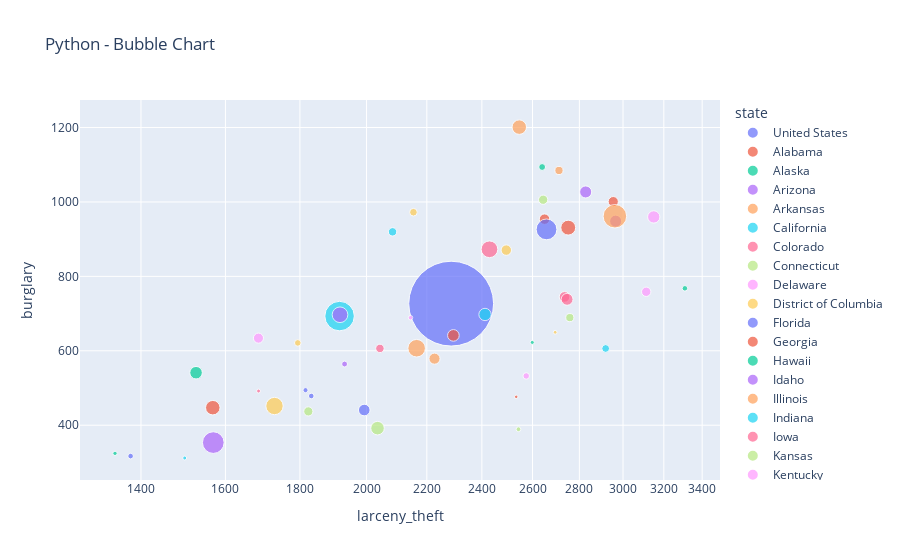

Write notebook code for a chart like this one.
### Code cell
# Python Bubble Chart

fig = px.scatter(df, x="larceny_theft", y="burglary", title='Python - Bubble Chart',
	         size="population", color="state",
                 hover_name="state", log_x=True, size_max=60)
fig.show()

### Figure 1 — Plotly figure (JSON) as saved in the notebook; plotly's stock layout.template omitted (floating-point values rounded to 4 significant figures)
{"data": [{"hovertemplate": "<b>%{hovertext}</b><br><br>state=United States<br>larceny_theft=%{x}<br>burglary=%{y}<br>population=%{marker.size}<extra></extra>", "hovertext": ["United States"], "legendgroup": "United States", "marker": {"color": "#636efa", "size": [295753151], "sizemode": "area", "sizeref": 82150.0, "symbol": "circle"}, "mode": "markers", "name": "United States", "orientation": "v", "showlegend": true, "type": "scatter", "x": [2286.0], "xaxis": "x", "y": [726.7], "yaxis": "y"}, {"hovertemplate": "<b>%{hovertext}</b><br><br>state=Alabama<br>larceny_theft=%{x}<br>burglary=%{y}<br>population=%{marker.size}<extra></extra>", "hovertext": ["Alabama"], "legendgroup": "Alabama", "marker": {"color": "#EF553B", "size": [4545049], "sizemode": "area", "sizeref": 82150.0, "symbol": "circle"}, "mode": "markers", "name": "Alabama", "orientation": "v", "showlegend": true, "type": "scatter", "x": [2650.0], "xaxis": "x", "y": [953.8], "yaxis": "y"}, {"hovertemplate": "<b>%{hovertext}</b><br><br>state=Alaska<br>larceny_theft=%{x}<br>burglary=%{y}<br>population=%{marker.size}<extra></extra>", "hovertext": ["Alaska"], "legendgroup": "Alaska", "marker": {"color": "#00cc96", "size": [669488], "sizemode": "area", "sizeref": 82150.0, "symbol": "circle"}, "mode": "markers", "name": "Alaska", "orientation": "v", "showlegend": true, "type": "scatter", "x": [2599.0], "xaxis": "x", "y": [622.5], "yaxis": "y"}, {"hovertemplate": "<b>%{hovertext}</b><br><br>state=Arizona<br>larceny_theft=%{x}<br>burglary=%{y}<br>population=%{marker.size}<extra></extra>", "hovertext": ["Arizona"], "legendgroup": "Arizona", "marker": {"color": "#ab63fa", "size": [5974834], "sizemode": "area", "sizeref": 82150.0, "symbol": "circle"}, "mode": "markers", "name": "Arizona", "orientation": "v", "showlegend": true, "type": "scatter", "x": [2965.0], "xaxis": "x", "y": [948.4], "yaxis": "y"}, {"hovertemplate": "<b>%{hovertext}</b><br><br>state=Arkansas<br>larceny_theft=%{x}<br>burglary=%{y}<br>population=%{marker.size}<extra></extra>", "hovertext": ["Arkansas"], "legendgroup": "Arkansas", "marker": {"color": "#FFA15A", "size": [2776221], "sizemode": "area", "sizeref": 82150.0, "symbol": "circle"}, "mode": "markers", "name": "Arkansas", "orientation": "v", "showlegend": true, "type": "scatter", "x": [2711.0], "xaxis": "x", "y": [1085.0], "yaxis": "y"}, {"hovertemplate": "<b>%{hovertext}</b><br><br>state=California<br>larceny_theft=%{x}<br>burglary=%{y}<br>population=%{marker.size}<extra></extra>", "hovertext": ["California"], "legendgroup": "California", "marker": {"color": "#19d3f3", "size": [35795255], "sizemode": "area", "sizeref": 82150.0, "symbol": "circle"}, "mode": "markers", "name": "California", "orientation": "v", "showlegend": true, "type": "scatter", "x": [1916.0], "xaxis": "x", "y": [693.3], "yaxis": "y"}, {"hovertemplate": "<b>%{hovertext}</b><br><br>state=Colorado<br>larceny_theft=%{x}<br>burglary=%{y}<br>population=%{marker.size}<extra></extra>", "hovertext": ["Colorado"], "legendgroup": "Colorado", "marker": {"color": "#FF6692", "size": [4660780], "sizemode": "area", "sizeref": 82150.0, "symbol": "circle"}, "mode": "markers", "name": "Colorado", "orientation": "v", "showlegend": true, "type": "scatter", "x": [2735.0], "xaxis": "x", "y": [744.8], "yaxis": "y"}, {"hovertemplate": "<b>%{hovertext}</b><br><br>state=Connecticut<br>larceny_theft=%{x}<br>burglary=%{y}<br>population=%{marker.size}<extra></extra>", "hovertext": ["Connecticut"], "legendgroup": "Connecticut", "marker": {"color": "#B6E880", "size": [3477416], "sizemode": "area", "sizeref": 82150.0, "symbol": "circle"}, "mode": "markers", "name": "Connecticut", "orientation": "v", "showlegend": true, "type": "scatter", "x": [1824.0], "xaxis": "x", "y": [437.1], "yaxis": "y"}, {"hovertemplate": "<b>%{hovertext}</b><br><br>state=Delaware<br>larceny_theft=%{x}<br>burglary=%{y}<br>population=%{marker.size}<extra></extra>", "hovertext": ["Delaware"], "legendgroup": "Delaware", "marker": {"color": "#FF97FF", "size": [839906], "sizemode": "area", "sizeref": 82150.0, "symbol": "circle"}, "mode": "markers", "name": "Delaware", "orientation": "v", "showlegend": true, "type": "scatter", "x": [2144.0], "xaxis": "x", "y": [688.9], "yaxis": "y"}, {"hovertemplate": "<b>%{hovertext}</b><br><br>state=District of Columbia<br>larceny_theft=%{x}<br>burglary=%{y}<br>population=%{marker.size}<extra></extra>", "hovertext": ["District of Columbia"], "legendgroup": "District of Columbia", "marker": {"color": "#FECB52", "size": [582049], "sizemode": "area", "sizeref": 82150.0, "symbol": "circle"}, "mode": "markers", "name": "District of Columbia", "orientation": "v", "showlegend": true, "type": "scatter", "x": [2695.0], "xaxis": "x", "y": [649.7], "yaxis": "y"}, {"hovertemplate": "<b>%{hovertext}</b><br><br>state=Florida<br>larceny_theft=%{x}<br>burglary=%{y}<br>population=%{marker.size}<extra></extra>", "hovertext": ["Florida"], "legendgroup": "Florida", "marker": {"color": "#636efa", "size": [17783868], "sizemode": "area", "sizeref": 82150.0, "symbol": "circle"}, "mode": "markers", "name": "Florida", "orientation": "v", "showlegend": true, "type": "scatter", "x": [2658.0], "xaxis": "x", "y": [926.3], "yaxis": "y"}, {"hovertemplate": "<b>%{hovertext}</b><br><br>state=Georgia<br>larceny_theft=%{x}<br>burglary=%{y}<br>population=%{marker.size}<extra></extra>", "hovertext": ["Georgia"], "legendgroup": "Georgia", "marker": {"color": "#EF553B", "size": [9097428], "sizemode": "area", "sizeref": 82150.0, "symbol": "circle"}, "mode": "markers", "name": "Georgia", "orientation": "v", "showlegend": true, "type": "scatter", "x": [2751.0], "xaxis": "x", "y": [931.0], "yaxis": "y"}, {"hovertemplate": "<b>%{hovertext}</b><br><br>state=Hawaii<br>larceny_theft=%{x}<br>burglary=%{y}<br>population=%{marker.size}<extra></extra>", "hovertext": ["Hawaii"], "legendgroup": "Hawaii", "marker": {"color": "#00cc96", "size": [1266117], "sizemode": "area", "sizeref": 82150.0, "symbol": "circle"}, "mode": "markers", "name": "Hawaii", "orientation": "v", "showlegend": true, "type": "scatter", "x": [3308.0], "xaxis": "x", "y": [767.9], "yaxis": "y"}, {"hovertemplate": "<b>%{hovertext}</b><br><br>state=Idaho<br>larceny_theft=%{x}<br>burglary=%{y}<br>population=%{marker.size}<extra></extra>", "hovertext": ["Idaho"], "legendgroup": "Idaho", "marker": {"color": "#ab63fa", "size": [1425862], "sizemode": "area", "sizeref": 82150.0, "symbol": "circle"}, "mode": "markers", "name": "Idaho", "orientation": "v", "showlegend": true, "type": "scatter", "x": [1932.0], "xaxis": "x", "y": [564.4], "yaxis": "y"}, {"hovertemplate": "<b>%{hovertext}</b><br><br>state=Illinois<br>larceny_theft=%{x}<br>burglary=%{y}<br>population=%{marker.size}<extra></extra>", "hovertext": ["Illinois"], "legendgroup": "Illinois", "marker": {"color": "#FFA15A", "size": [12674452], "sizemode": "area", "sizeref": 82150.0, "symbol": "circle"}, "mode": "markers", "name": "Illinois", "orientation": "v", "showlegend": true, "type": "scatter", "x": [2165.0], "xaxis": "x", "y": [606.9], "yaxis": "y"}, {"hovertemplate": "<b>%{hovertext}</b><br><br>state=Indiana<br>larceny_theft=%{x}<br>burglary=%{y}<br>population=%{marker.size}<extra></extra>", "hovertext": ["Indiana"], "legendgroup": "Indiana", "marker": {"color": "#19d3f3", "size": [6253120], "sizemode": "area", "sizeref": 82150.0, "symbol": "circle"}, "mode": "markers", "name": "Indiana", "orientation": "v", "showlegend": true, "type": "scatter", "x": [2412.0], "xaxis": "x", "y": [697.6], "yaxis": "y"}, {"hovertemplate": "<b>%{hovertext}</b><br><br>state=Iowa<br>larceny_theft=%{x}<br>burglary=%{y}<br>population=%{marker.size}<extra></extra>", "hovertext": ["Iowa"], "legendgroup": "Iowa", "marker": {"color": "#FF6692", "size": [2949450], "sizemode": "area", "sizeref": 82150.0, "symbol": "circle"}, "mode": "markers", "name": "Iowa", "orientation": "v", "showlegend": true, "type": "scatter", "x": [2043.0], "xaxis": "x", "y": [606.4], "yaxis": "y"}, {"hovertemplate": "<b>%{hovertext}</b><br><br>state=Kansas<br>larceny_theft=%{x}<br>burglary=%{y}<br>population=%{marker.size}<extra></extra>", "hovertext": ["Kansas"], "legendgroup": "Kansas", "marker": {"color": "#B6E880", "size": [2741771], "sizemode": "area", "sizeref": 82150.0, "symbol": "circle"}, "mode": "markers", "name": "Kansas", "orientation": "v", "showlegend": true, "type": "scatter", "x": [2758.0], "xaxis": "x", "y": [689.2], "yaxis": "y"}, {"hovertemplate": "<b>%{hovertext}</b><br><br>state=Kentucky<br>larceny_theft=%{x}<br>burglary=%{y}<br>population=%{marker.size}<extra></extra>", "hovertext": ["Kentucky"], "legendgroup": "Kentucky", "marker": {"color": "#FF97FF", "size": [4182293], "sizemode": "area", "sizeref": 82150.0, "symbol": "circle"}, "mode": "markers", "name": "Kentucky", "orientation": "v", "showlegend": true, "type": "scatter", "x": [1686.0], "xaxis": "x", "y": [634.0], "yaxis": "y"}, {"hovertemplate": "<b>%{hovertext}</b><br><br>state=Louisiana<br>larceny_theft=%{x}<br>burglary=%{y}<br>population=%{marker.size}<extra></extra>", "hovertext": ["Louisiana"], "legendgroup": "Louisiana", "marker": {"color": "#FECB52", "size": [4497691], "sizemode": "area", "sizeref": 82150.0, "symbol": "circle"}, "mode": "markers", "name": "Louisiana", "orientation": "v", "showlegend": true, "type": "scatter", "x": [2494.0], "xaxis": "x", "y": [870.6], "yaxis": "y"}, {"hovertemplate": "<b>%{hovertext}</b><br><br>state=Maine<br>larceny_theft=%{x}<br>burglary=%{y}<br>population=%{marker.size}<extra></extra>", "hovertext": ["Maine"], "legendgroup": "Maine", "marker": {"color": "#636efa", "size": [1311631], "sizemode": "area", "sizeref": 82150.0, "symbol": "circle"}, "mode": "markers", "name": "Maine", "orientation": "v", "showlegend": true, "type": "scatter", "x": [1833.0], "xaxis": "x", "y": [478.5], "yaxis": "y"}, {"hovertemplate": "<b>%{hovertext}</b><br><br>state=Maryland<br>larceny_theft=%{x}<br>burglary=%{y}<br>population=%{marker.size}<extra></extra>", "hovertext": ["Maryland"], "legendgroup": "Maryland", "marker": {"color": "#EF553B", "size": [5582520], "sizemode": "area", "sizeref": 82150.0, "symbol": "circle"}, "mode": "markers", "name": "Maryland", "orientation": "v", "showlegend": true, "type": "scatter", "x": [2294.0], "xaxis": "x", "y": [641.4], "yaxis": "y"}, {"hovertemplate": "<b>%{hovertext}</b><br><br>state=Massachusetts<br>larceny_theft=%{x}<br>burglary=%{y}<br>population=%{marker.size}<extra></extra>", "hovertext": ["Massachusetts"], "legendgroup": "Massachusetts", "marker": {"color": "#00cc96", "size": [6453031], "sizemode": "area", "sizeref": 82150.0, "symbol": "circle"}, "mode": "markers", "name": "Massachusetts", "orientation": "v", "showlegend": true, "type": "scatter", "x": [1527.0], "xaxis": "x", "y": [541.1], "yaxis": "y"}, {"hovertemplate": "<b>%{hovertext}</b><br><br>state=Michigan<br>larceny_theft=%{x}<br>burglary=%{y}<br>population=%{marker.size}<extra></extra>", "hovertext": ["Michigan"], "legendgroup": "Michigan", "marker": {"color": "#ab63fa", "size": [10090554], "sizemode": "area", "sizeref": 82150.0, "symbol": "circle"}, "mode": "markers", "name": "Michigan", "orientation": "v", "showlegend": true, "type": "scatter", "x": [1918.0], "xaxis": "x", "y": [696.8], "yaxis": "y"}, {"hovertemplate": "<b>%{hovertext}</b><br><br>state=Minnesota<br>larceny_theft=%{x}<br>burglary=%{y}<br>population=%{marker.size}<extra></extra>", "hovertext": ["Minnesota"], "legendgroup": "Minnesota", "marker": {"color": "#FFA15A", "size": [5106560], "sizemode": "area", "sizeref": 82150.0, "symbol": "circle"}, "mode": "markers", "name": "Minnesota", "orientation": "v", "showlegend": true, "type": "scatter", "x": [2227.0], "xaxis": "x", "y": [578.9], "yaxis": "y"}, {"hovertemplate": "<b>%{hovertext}</b><br><br>state=Mississippi<br>larceny_theft=%{x}<br>burglary=%{y}<br>population=%{marker.size}<extra></extra>", "hovertext": ["Mississippi"], "legendgroup": "Mississippi", "marker": {"color": "#19d3f3", "size": [2900116], "sizemode": "area", "sizeref": 82150.0, "symbol": "circle"}, "mode": "markers", "name": "Mississippi", "orientation": "v", "showlegend": true, "type": "scatter", "x": [2084.0], "xaxis": "x", "y": [919.7], "yaxis": "y"}, {"hovertemplate": "<b>%{hovertext}</b><br><br>state=Missouri<br>larceny_theft=%{x}<br>burglary=%{y}<br>population=%{marker.size}<extra></extra>", "hovertext": ["Missouri"], "legendgroup": "Missouri", "marker": {"color": "#FF6692", "size": [5806639], "sizemode": "area", "sizeref": 82150.0, "symbol": "circle"}, "mode": "markers", "name": "Missouri", "orientation": "v", "showlegend": true, "type": "scatter", "x": [2746.0], "xaxis": "x", "y": [738.3], "yaxis": "y"}, {"hovertemplate": "<b>%{hovertext}</b><br><br>state=Montana<br>larceny_theft=%{x}<br>burglary=%{y}<br>population=%{marker.size}<extra></extra>", "hovertext": ["Montana"], "legendgroup": "Montana", "marker": {"color": "#B6E880", "size": [934801], "sizemode": "area", "sizeref": 82150.0, "symbol": "circle"}, "mode": "markers", "name": "Montana", "orientation": "v", "showlegend": true, "type": "scatter", "x": [2543.0], "xaxis": "x", "y": [389.2], "yaxis": "y"}, {"hovertemplate": "<b>%{hovertext}</b><br><br>state=Nebraska<br>larceny_theft=%{x}<br>burglary=%{y}<br>population=%{marker.size}<extra></extra>", "hovertext": ["Nebraska"], "legendgroup": "Nebraska", "marker": {"color": "#FF97FF", "size": [1751721], "sizemode": "area", "sizeref": 82150.0, "symbol": "circle"}, "mode": "markers", "name": "Nebraska", "orientation": "v", "showlegend": true, "type": "scatter", "x": [2574.0], "xaxis": "x", "y": [532.4], "yaxis": "y"}, {"hovertemplate": "<b>%{hovertext}</b><br><br>state=Nevada<br>larceny_theft=%{x}<br>burglary=%{y}<br>population=%{marker.size}<extra></extra>", "hovertext": ["Nevada"], "legendgroup": "Nevada", "marker": {"color": "#FECB52", "size": [2408804], "sizemode": "area", "sizeref": 82150.0, "symbol": "circle"}, "mode": "markers", "name": "Nevada", "orientation": "v", "showlegend": true, "type": "scatter", "x": [2154.0], "xaxis": "x", "y": [972.4], "yaxis": "y"}, {"hovertemplate": "<b>%{hovertext}</b><br><br>state=New Hampshire<br>larceny_theft=%{x}<br>burglary=%{y}<br>population=%{marker.size}<extra></extra>", "hovertext": ["New Hampshire"], "legendgroup": "New Hampshire", "marker": {"color": "#636efa", "size": [1301415], "sizemode": "area", "sizeref": 82150.0, "symbol": "circle"}, "mode": "markers", "name": "New Hampshire", "orientation": "v", "showlegend": true, "type": "scatter", "x": [1377.0], "xaxis": "x", "y": [317.0], "yaxis": "y"}, {"hovertemplate": "<b>%{hovertext}</b><br><br>state=New Jersey<br>larceny_theft=%{x}<br>burglary=%{y}<br>population=%{marker.size}<extra></extra>", "hovertext": ["New Jersey"], "legendgroup": "New Jersey", "marker": {"color": "#EF553B", "size": [8621837], "sizemode": "area", "sizeref": 82150.0, "symbol": "circle"}, "mode": "markers", "name": "New Jersey", "orientation": "v", "showlegend": true, "type": "scatter", "x": [1568.0], "xaxis": "x", "y": [447.1], "yaxis": "y"}, {"hovertemplate": "<b>%{hovertext}</b><br><br>state=New Mexico<br>larceny_theft=%{x}<br>burglary=%{y}<br>population=%{marker.size}<extra></extra>", "hovertext": ["New Mexico"], "legendgroup": "New Mexico", "marker": {"color": "#00cc96", "size": [1916538], "sizemode": "area", "sizeref": 82150.0, "symbol": "circle"}, "mode": "markers", "name": "New Mexico", "orientation": "v", "showlegend": true, "type": "scatter", "x": [2640.0], "xaxis": "x", "y": [1094.0], "yaxis": "y"}, {"hovertemplate": "<b>%{hovertext}</b><br><br>state=New York<br>larceny_theft=%{x}<br>burglary=%{y}<br>population=%{marker.size}<extra></extra>", "hovertext": ["New York"], "legendgroup": "New York", "marker": {"color": "#ab63fa", "size": [19330891], "sizemode": "area", "sizeref": 82150.0, "symbol": "circle"}, "mode": "markers", "name": "New York", "orientation": "v", "showlegend": true, "type": "scatter", "x": [1570.0], "xaxis": "x", "y": [353.3], "yaxis": "y"}, {"hovertemplate": "<b>%{hovertext}</b><br><br>state=North Carolina<br>larceny_theft=%{x}<br>burglary=%{y}<br>population=%{marker.size}<extra></extra>", "hovertext": ["North Carolina"], "legendgroup": "North Carolina", "marker": {"color": "#FFA15A", "size": [8669452], "sizemode": "area", "sizeref": 82150.0, "symbol": "circle"}, "mode": "markers", "name": "North Carolina", "orientation": "v", "showlegend": true, "type": "scatter", "x": [2546.0], "xaxis": "x", "y": [1201.0], "yaxis": "y"}, {"hovertemplate": "<b>%{hovertext}</b><br><br>state=North Dakota<br>larceny_theft=%{x}<br>burglary=%{y}<br>population=%{marker.size}<extra></extra>", "hovertext": ["North Dakota"], "legendgroup": "North Dakota", "marker": {"color": "#19d3f3", "size": [635365], "sizemode": "area", "sizeref": 82150.0, "symbol": "circle"}, "mode": "markers", "name": "North Dakota", "orientation": "v", "showlegend": true, "type": "scatter", "x": [1500.0], "xaxis": "x", "y": [311.9], "yaxis": "y"}, {"hovertemplate": "<b>%{hovertext}</b><br><br>state=Ohio<br>larceny_theft=%{x}<br>burglary=%{y}<br>population=%{marker.size}<extra></extra>", "hovertext": ["Ohio"], "legendgroup": "Ohio", "marker": {"color": "#FF6692", "size": [11475262], "sizemode": "area", "sizeref": 82150.0, "symbol": "circle"}, "mode": "markers", "name": "Ohio", "orientation": "v", "showlegend": true, "type": "scatter", "x": [2429.0], "xaxis": "x", "y": [872.8], "yaxis": "y"}, {"hovertemplate": "<b>%{hovertext}</b><br><br>state=Oklahoma<br>larceny_theft=%{x}<br>burglary=%{y}<br>population=%{marker.size}<extra></extra>", "hovertext": ["Oklahoma"], "legendgroup": "Oklahoma", "marker": {"color": "#B6E880", "size": [3532769], "sizemode": "area", "sizeref": 82150.0, "symbol": "circle"}, "mode": "markers", "name": "Oklahoma", "orientation": "v", "showlegend": true, "type": "scatter", "x": [2644.0], "xaxis": "x", "y": [1006.0], "yaxis": "y"}, {"hovertemplate": "<b>%{hovertext}</b><br><br>state=Oregon<br>larceny_theft=%{x}<br>burglary=%{y}<br>population=%{marker.size}<extra></extra>", "hovertext": ["Oregon"], "legendgroup": "Oregon", "marker": {"color": "#FF97FF", "size": [3617869], "sizemode": "area", "sizeref": 82150.0, "symbol": "circle"}, "mode": "markers", "name": "Oregon", "orientation": "v", "showlegend": true, "type": "scatter", "x": [3112.0], "xaxis": "x", "y": [758.6], "yaxis": "y"}, {"hovertemplate": "<b>%{hovertext}</b><br><br>state=Pennsylvania<br>larceny_theft=%{x}<br>burglary=%{y}<br>population=%{marker.size}<extra></extra>", "hovertext": ["Pennsylvania"], "legendgroup": "Pennsylvania", "marker": {"color": "#FECB52", "size": [12418161], "sizemode": "area", "sizeref": 82150.0, "symbol": "circle"}, "mode": "markers", "name": "Pennsylvania", "orientation": "v", "showlegend": true, "type": "scatter", "x": [1729.0], "xaxis": "x", "y": [451.6], "yaxis": "y"}, {"hovertemplate": "<b>%{hovertext}</b><br><br>state=Rhode Island<br>larceny_theft=%{x}<br>burglary=%{y}<br>population=%{marker.size}<extra></extra>", "hovertext": ["Rhode Island"], "legendgroup": "Rhode Island", "marker": {"color": "#636efa", "size": [1064989], "sizemode": "area", "sizeref": 82150.0, "symbol": "circle"}, "mode": "markers", "name": "Rhode Island", "orientation": "v", "showlegend": true, "type": "scatter", "x": [1816.0], "xaxis": "x", "y": [494.2], "yaxis": "y"}, {"hovertemplate": "<b>%{hovertext}</b><br><br>state=South Carolina<br>larceny_theft=%{x}<br>burglary=%{y}<br>population=%{marker.size}<extra></extra>", "hovertext": ["South Carolina"], "legendgroup": "South Carolina", "marker": {"color": "#EF553B", "size": [4256199], "sizemode": "area", "sizeref": 82150.0, "symbol": "circle"}, "mode": "markers", "name": "South Carolina", "orientation": "v", "showlegend": true, "type": "scatter", "x": [2954.0], "xaxis": "x", "y": [1001.0], "yaxis": "y"}, {"hovertemplate": "<b>%{hovertext}</b><br><br>state=South Dakota<br>larceny_theft=%{x}<br>burglary=%{y}<br>population=%{marker.size}<extra></extra>", "hovertext": ["South Dakota"], "legendgroup": "South Dakota", "marker": {"color": "#00cc96", "size": [780084], "sizemode": "area", "sizeref": 82150.0, "symbol": "circle"}, "mode": "markers", "name": "South Dakota", "orientation": "v", "showlegend": true, "type": "scatter", "x": [1344.0], "xaxis": "x", "y": [324.4], "yaxis": "y"}, {"hovertemplate": "<b>%{hovertext}</b><br><br>state=Tennessee<br>larceny_theft=%{x}<br>burglary=%{y}<br>population=%{marker.size}<extra></extra>", "hovertext": ["Tennessee"], "legendgroup": "Tennessee", "marker": {"color": "#ab63fa", "size": [5995748], "sizemode": "area", "sizeref": 82150.0, "symbol": "circle"}, "mode": "markers", "name": "Tennessee", "orientation": "v", "showlegend": true, "type": "scatter", "x": [2828.0], "xaxis": "x", "y": [1027.0], "yaxis": "y"}, {"hovertemplate": "<b>%{hovertext}</b><br><br>state=Texas<br>larceny_theft=%{x}<br>burglary=%{y}<br>population=%{marker.size}<extra></extra>", "hovertext": ["Texas"], "legendgroup": "Texas", "marker": {"color": "#FFA15A", "size": [22801920], "sizemode": "area", "sizeref": 82150.0, "symbol": "circle"}, "mode": "markers", "name": "Texas", "orientation": "v", "showlegend": true, "type": "scatter", "x": [2962.0], "xaxis": "x", "y": [961.6], "yaxis": "y"}, {"hovertemplate": "<b>%{hovertext}</b><br><br>state=Utah<br>larceny_theft=%{x}<br>burglary=%{y}<br>population=%{marker.size}<extra></extra>", "hovertext": ["Utah"], "legendgroup": "Utah", "marker": {"color": "#19d3f3", "size": [2499637], "sizemode": "area", "sizeref": 82150.0, "symbol": "circle"}, "mode": "markers", "name": "Utah", "orientation": "v", "showlegend": true, "type": "scatter", "x": [2919.0], "xaxis": "x", "y": [606.2], "yaxis": "y"}, {"hovertemplate": "<b>%{hovertext}</b><br><br>state=Vermont<br>larceny_theft=%{x}<br>burglary=%{y}<br>population=%{marker.size}<extra></extra>", "hovertext": ["Vermont"], "legendgroup": "Vermont", "marker": {"color": "#FF6692", "size": [618814], "sizemode": "area", "sizeref": 82150.0, "symbol": "circle"}, "mode": "markers", "name": "Vermont", "orientation": "v", "showlegend": true, "type": "scatter", "x": [1686.0], "xaxis": "x", "y": [491.8], "yaxis": "y"}, {"hovertemplate": "<b>%{hovertext}</b><br><br>state=Virginia<br>larceny_theft=%{x}<br>burglary=%{y}<br>population=%{marker.size}<extra></extra>", "hovertext": ["Virginia"], "legendgroup": "Virginia", "marker": {"color": "#B6E880", "size": [7563887], "sizemode": "area", "sizeref": 82150.0, "symbol": "circle"}, "mode": "markers", "name": "Virginia", "orientation": "v", "showlegend": true, "type": "scatter", "x": [2035.0], "xaxis": "x", "y": [392.1], "yaxis": "y"}, {"hovertemplate": "<b>%{hovertext}</b><br><br>state=Washington<br>larceny_theft=%{x}<br>burglary=%{y}<br>population=%{marker.size}<extra></extra>", "hovertext": ["Washington"], "legendgroup": "Washington", "marker": {"color": "#FF97FF", "size": [6261282], "sizemode": "area", "sizeref": 82150.0, "symbol": "circle"}, "mode": "markers", "name": "Washington", "orientation": "v", "showlegend": true, "type": "scatter", "x": [3150.0], "xaxis": "x", "y": [959.7], "yaxis": "y"}, {"hovertemplate": "<b>%{hovertext}</b><br><br>state=West Virginia<br>larceny_theft=%{x}<br>burglary=%{y}<br>population=%{marker.size}<extra></extra>", "hovertext": ["West Virginia"], "legendgroup": "West Virginia", "marker": {"color": "#FECB52", "size": [1803920], "sizemode": "area", "sizeref": 82150.0, "symbol": "circle"}, "mode": "markers", "name": "West Virginia", "orientation": "v", "showlegend": true, "type": "scatter", "x": [1794.0], "xaxis": "x", "y": [621.2], "yaxis": "y"}, {"hovertemplate": "<b>%{hovertext}</b><br><br>state=Wisconsin<br>larceny_theft=%{x}<br>burglary=%{y}<br>population=%{marker.size}<extra></extra>", "hovertext": ["Wisconsin"], "legendgroup": "Wisconsin", "marker": {"color": "#636efa", "size": [5541443], "sizemode": "area", "sizeref": 82150.0, "symbol": "circle"}, "mode": "markers", "name": "Wisconsin", "orientation": "v", "showlegend": true, "type": "scatter", "x": [1993.0], "xaxis": "x", "y": [440.8], "yaxis": "y"}, {"hovertemplate": "<b>%{hovertext}</b><br><br>state=Wyoming<br>larceny_theft=%{x}<br>burglary=%{y}<br>population=%{marker.size}<extra></extra>", "hovertext": ["Wyoming"], "legendgroup": "Wyoming", "marker": {"color": "#EF553B", "size": [506242], "sizemode": "area", "sizeref": 82150.0, "symbol": "circle"}, "mode": "markers", "name": "Wyoming", "orientation": "v", "showlegend": true, "type": "scatter", "x": [2534.0], "xaxis": "x", "y": [476.3], "yaxis": "y"}], "layout": {"legend": {"itemsizing": "constant", "title": {"text": "state"}, "tracegroupgap": 0}, "title": {"text": "Python - Bubble Chart"}, "xaxis": {"anchor": "y", "domain": [0.0, 1.0], "title": {"text": "larceny_theft"}, "type": "log"}, "yaxis": {"anchor": "x", "domain": [0.0, 1.0], "title": {"text": "burglary"}}}}
